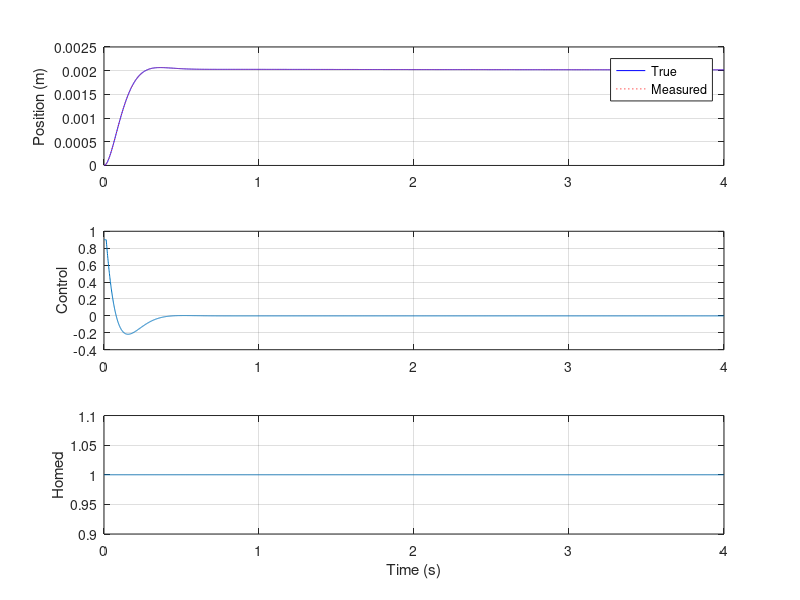

The MATLAB source for this figure:
%% PID + MBK Rail with Noise, Filtering, and Homing

clear; clc;

%% Simulation parameters
dt = 0.001;              % 1 kHz loop
steps = 4000;            % 4 seconds
time = (0:steps-1)*dt;

%% MBK parameters   
mass = 3; %1kg
damping = 0.5; 
stiffness = 0;

%% State variables
position = zeros(1,steps);
velocity = zeros(1,steps);
position(1) = 0; 

%% Encoder parameters
encoder_noise_std = 0;   % 0.5 mm noise
measured_position = zeros(1,steps);

%% PID parameters
Kp = 600;
Ki = 80;
Kd = 66;

integrator = 0;
integrator_limit = 10.5;
output_limit = 0.9;

prev_measurement = 0;
prev_d_filtered = 0;
prev_error = 0;

% Derivative low-pass filter
derivative_cutoff = 20;           % Hz
alpha = exp(-2*pi*derivative_cutoff*dt);

%% Homing parameters
limit_switch_position = 0.0;      % physical rail end
homed = true;
homing_speed = -0.3;              % constant motor effort
target_position = 0.002;            % after homing

%% Control logging
control = zeros(1,steps);
homed_log = zeros(1,steps);  

%% Simulation loop
for i = 1:steps

    %% Encoder measurement with noise
    measured_position(i) = position(i) + ...
        encoder_noise_std * randn();

    %% Limit switch logic
    if ~homed
        % Move toward rail end until switch hit
        control(i) = max(min(homing_speed, 0.3), -0.3);

        if position(i) <= limit_switch_position
            homed = true;
            position(i) = 0;
            velocity(i) = 0;
            integrator = 0;
            prev_measurement = 0;
        end

    else
        %% PID control
        error = target_position - measured_position(i);

        % Integral
        integrator = integrator + 0.5*(error+prev_error)*dt
        integrator = max(min(integrator, integrator_limit), -integrator_limit)

        % Derivative (measurement-based)
        d_raw = -(measured_position(i) - prev_measurement)/dt;
        %d_filtered = alpha*prev_d_filtered + (1-alpha)*d_raw;
        d_filtered = d_raw;
        
        % PID output
        u = Kp*error + Ki*integrator + Kd*d_filtered;
        u = max(min(u, output_limit), -output_limit);

        control(i) = u;
        
        prev_error = error;
        prev_measurement = measured_position(i);
        prev_d_filtered = d_filtered;
    end

    homed_log(i) = homed; 

    %% MBK dynamics
    if i < steps
        acceleration = (control(i) ...
                        - damping*velocity(i) ...
                        - stiffness*position(i)) / mass;
        velocity(i+1) = velocity(i) + acceleration*dt;
        position(i+1) = position(i) + velocity(i+1)*dt;
    end
end

%% Save CSV
csvwrite('log.csv', [time', position', control']);

%% Plots
figure;

subplot(3,1,1);
plot(time, position, 'b', time, measured_position, 'r:');
ylabel('Position (m)');
legend('True','Measured');
grid on;

subplot(3,1,2);
plot(time, control);
ylabel('Control');
grid on;

subplot(3,1,3);
plot(time, homed_log);
ylabel('Homed');
xlabel('Time (s)');
grid on;

